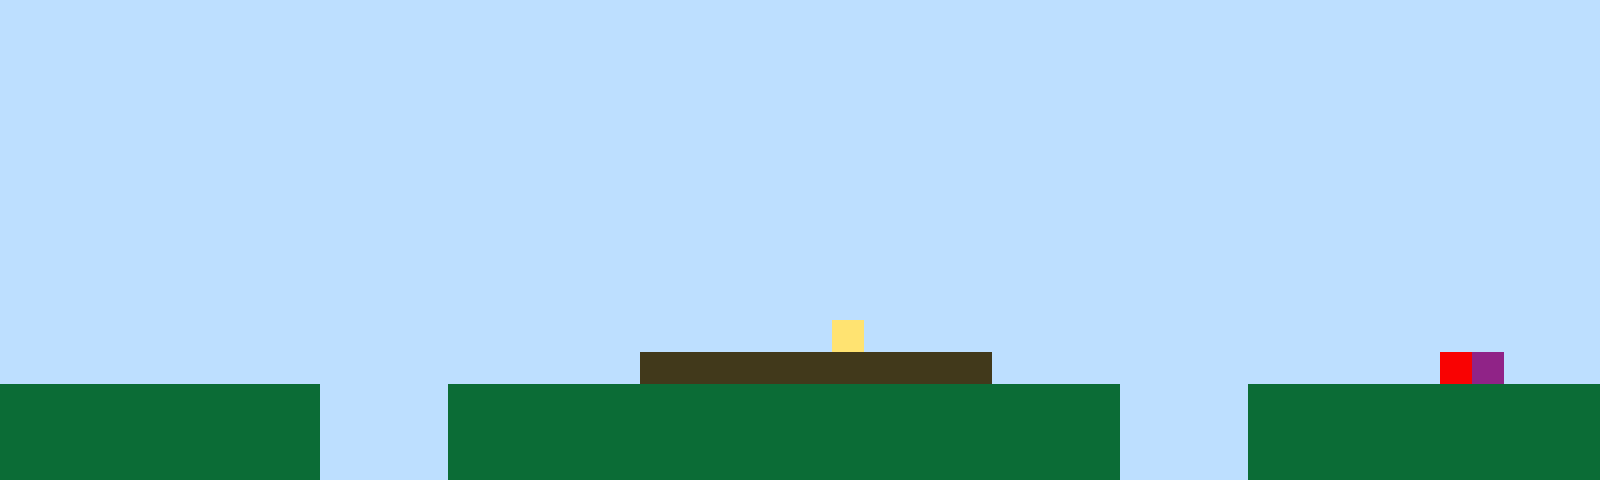

Below is a game level as drawn by its tile map, then a one-line description and the .tmx file that defines it, in full:
An orthogonal 50x15 tile map with 32x32 px tiles, 1 tile layer (Tile Layer 1).

<map version="1.10" tiledversion="1.11.2" orientation="orthogonal" renderorder="right-up" width="50" height="15" tilewidth="32" tileheight="32" infinite="0" nextlayerid="2" nextobjectid="1"><editorsettings><export target="map1.csv" format="csv" /></editorsettings><tileset firstgid="1" name="sprites" tilewidth="32" tileheight="32" tilecount="6" columns="3"><image source="sprites.png" width="96" height="64" /></tileset><layer id="1" name="Tile Layer 1" width="50" height="15"><data encoding="csv">1,1,1,1,1,1,1,1,1,1,1,1,1,1,1,1,1,1,1,1,1,1,1,1,1,1,1,1,1,1,1,1,1,1,1,1,1,1,1,1,1,1,1,1,1,1,1,1,1,1,1,1,1,1,1,1,1,1,1,1,1,1,1,1,1,1,1,1,1,1,1,1,1,1,1,1,1,1,1,1,1,1,1,1,1,1,1,1,1,1,1,1,1,1,1,1,1,1,1,1,1,1,1,1,1,1,1,1,1,1,1,1,1,1,1,1,1,1,1,1,1,1,1,1,1,1,1,1,1,1,1,1,1,1,1,1,1,1,1,1,1,1,1,1,1,1,1,1,1,1,1,1,1,1,1,1,1,1,1,1,1,1,1,1,1,1,1,1,1,1,1,1,1,1,1,1,1,1,1,1,1,1,1,1,1,1,1,1,1,1,1,1,1,1,1,1,1,1,1,1,1,1,1,1,1,1,1,1,1,1,1,1,1,1,1,1,1,1,1,1,1,1,1,1,1,1,1,1,1,1,1,1,1,1,1,1,1,1,1,1,1,1,1,1,1,1,1,1,1,1,1,1,1,1,1,1,1,1,1,1,1,1,1,1,1,1,1,1,1,1,1,1,1,1,1,1,1,1,1,1,1,1,1,1,1,1,1,1,1,1,1,1,1,1,1,1,1,1,1,1,1,1,1,1,1,1,1,1,1,1,1,1,1,1,1,1,1,1,1,1,1,1,1,1,1,1,1,1,1,1,1,1,1,1,1,1,1,1,1,1,1,1,1,1,1,1,1,1,1,1,1,1,1,1,1,1,1,1,1,1,1,1,1,1,1,1,1,1,1,1,1,1,1,1,1,1,1,1,1,1,1,1,1,1,1,1,1,1,1,1,1,1,1,1,1,1,1,1,1,1,1,1,1,1,1,1,1,1,1,1,1,1,1,1,1,1,1,1,1,1,1,1,1,1,1,1,1,1,1,1,1,1,1,1,1,1,1,1,1,1,1,1,1,1,1,1,1,1,1,1,1,1,1,1,1,1,1,1,1,1,1,1,1,1,1,1,1,1,1,1,1,1,1,1,1,1,1,1,1,1,1,1,1,1,1,1,1,1,1,1,1,1,1,1,1,1,1,1,1,1,1,1,1,1,1,1,1,1,1,1,1,1,1,1,1,1,1,1,1,1,1,1,1,1,1,1,4,1,1,1,1,1,1,1,1,1,1,1,1,1,1,1,1,1,1,1,1,1,1,1,1,1,1,1,1,1,1,1,1,1,1,1,1,1,1,1,1,1,1,1,3,3,3,3,3,3,3,3,3,3,3,1,1,1,1,1,1,1,1,1,1,1,1,1,1,5,6,1,1,1,2,2,2,2,2,2,2,2,2,2,1,1,1,1,2,2,2,2,2,2,2,2,2,2,2,2,2,2,2,2,2,2,2,2,2,1,1,1,1,2,2,2,2,2,2,2,2,2,2,2,2,2,2,2,2,2,2,2,2,2,1,1,1,1,2,2,2,2,2,2,2,2,2,2,2,2,2,2,2,2,2,2,2,2,2,1,1,1,1,2,2,2,2,2,2,2,2,2,2,2,2,2,2,2,2,2,2,2,2,2,1,1,1,1,2,2,2,2,2,2,2,2,2,2,2,2,2,2,2,2,2,2,2,2,2,1,1,1,1,2,2,2,2,2,2,2,2,2,2,2</data></layer></map>
